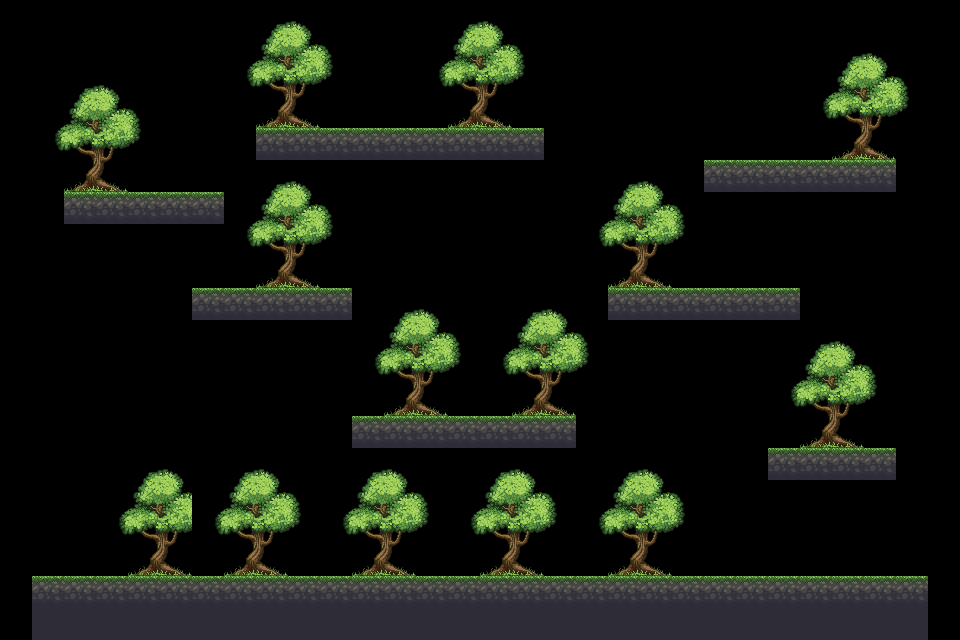

This is a level from a 2D game, rendered from its Tiled map with the project's own tilesets. A one-line summary and the complete map file follow:
An orthogonal 30x20 tile map with 32x32 px tiles, 1 tile layer (Capa de patrones 1) and 16 objects.

<map version="1.9" tiledversion="1.9.2" orientation="orthogonal" renderorder="right-down" width="30" height="20" tilewidth="32" tileheight="32" infinite="0" nextlayerid="9" nextobjectid="26">
 <tileset firstgid="1" source="tilesetOpenGame_-_Editada (1).tsx" />
 <layer id="1" name="Capa de patrones 1" width="30" height="20">
  <data encoding="csv">
0,0,0,0,0,0,0,7,8,9,10,0,0,7,8,9,10,0,0,0,0,0,0,0,0,0,0,0,0,0,
0,0,0,0,0,0,0,17,18,19,20,0,0,17,18,19,20,0,0,0,0,0,0,0,0,7,8,9,10,0,
0,7,8,9,10,0,0,27,28,29,30,0,0,27,28,29,30,0,0,0,0,0,0,0,0,17,18,19,20,0,
0,17,18,19,20,0,0,37,38,39,40,0,0,37,38,39,40,0,0,0,0,0,0,0,0,27,28,29,30,0,
0,27,28,29,30,0,0,0,44,44,44,44,44,44,44,44,44,0,0,0,0,0,0,0,0,37,38,39,40,0,
0,37,38,39,40,0,0,7,8,9,10,0,0,0,0,0,0,0,7,8,9,10,44,44,44,44,44,44,0,0,
0,0,44,44,44,44,44,17,18,19,20,0,0,0,0,0,0,0,17,18,19,20,0,0,0,0,0,0,0,0,
0,0,0,0,0,0,0,27,28,29,30,0,0,0,0,0,0,0,27,28,29,30,0,0,0,0,0,0,0,0,
0,0,0,0,0,0,0,37,38,39,40,0,0,0,0,0,0,0,37,38,39,40,0,0,0,0,0,0,0,0,
0,0,0,0,0,0,44,44,44,44,44,7,8,9,10,7,8,9,10,44,44,44,44,44,44,0,0,0,0,0,
0,0,0,0,0,0,0,0,0,0,0,17,18,19,20,17,18,19,20,0,0,0,0,0,7,8,9,10,0,0,
0,0,0,0,0,0,0,0,0,0,0,27,28,29,30,27,28,29,30,0,0,0,0,0,17,18,19,20,0,0,
0,0,0,0,0,0,0,0,0,0,0,37,38,39,40,37,38,39,40,0,0,0,0,0,27,28,29,30,0,0,
0,0,0,0,0,0,0,0,0,0,0,44,44,44,44,44,44,44,0,0,0,0,0,0,37,38,39,40,0,0,
0,0,0,7,8,9,7,8,9,10,7,8,9,10,7,8,9,10,7,8,9,10,0,0,44,44,44,44,0,0,
0,0,0,17,18,19,17,18,19,20,17,18,19,20,17,18,19,20,17,18,19,20,0,0,0,0,0,0,0,0,
0,0,0,27,28,29,27,28,29,30,27,28,29,30,27,28,29,30,27,28,29,30,0,0,0,0,0,0,0,0,
0,0,0,37,38,39,37,38,39,40,37,38,39,40,37,38,39,40,37,38,39,40,0,0,0,0,0,0,0,0,
0,44,44,44,44,44,44,44,44,44,44,44,44,44,44,44,44,44,44,44,44,44,44,44,44,44,44,44,44,0,
0,54,54,54,54,54,54,54,54,54,54,54,54,54,54,54,54,54,54,54,54,54,54,54,54,54,54,54,54,0
</data>
 </layer>
 <group id="2" name="objrem">
  <objectgroup id="7" name="posIniPlayer2">
   <object id="23" x="835.539" y="550.321">
    <point />
   </object>
  </objectgroup>
  <objectgroup id="6" name="posIniPlayer">
   <object id="25" x="554.323" y="100.4279">
    <point />
   </object>
  </objectgroup>
  <objectgroup id="4" name="estrellas" offsetx="1.87482" offsety="-14.9985">
   <object id="11" x="752.739" y="146.236">
    <point />
   </object>
   <object id="12" x="374.963" y="116.239">
    <point />
   </object>
   <object id="13" x="168.734" y="181.857">
    <point />
   </object>
   <object id="14" x="776.174" y="275.598">
    <point />
   </object>
   <object id="15" x="482.765" y="410.585">
    <point />
   </object>
   <object id="16" x="200.605" y="565.257">
    <point />
   </object>
  </objectgroup>
 </group>
 <objectgroup id="8" />
 <objectgroup id="3" name="mapcollision">
  <object id="3" x="255.913" y="126.55" width="287.784" height="32.8093" />
  <object id="4" x="704.931" y="159.359" width="192.169" height="32.8093" />
  <object id="5" x="64.6812" y="191.231" width="160.297" height="30.9345" />
  <object id="6" x="192.169" y="287.784" width="159.359" height="29.9971" />
  <object id="7" x="351.528" y="415.272" width="224.978" height="31.8719" />
  <object id="8" x="608.378" y="286.847" width="191.231" height="31.8719" />
  <object id="9" x="767.738" y="445.269" width="128.425" height="35.6215" />
  <object id="10" x="30.9345" y="574.631" width="896.162" height="65.6186" />
 </objectgroup>
</map>
